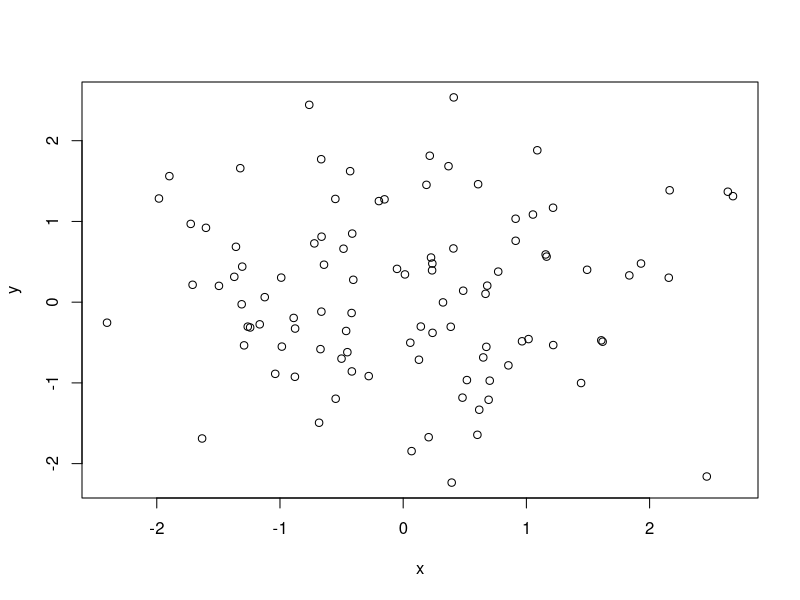
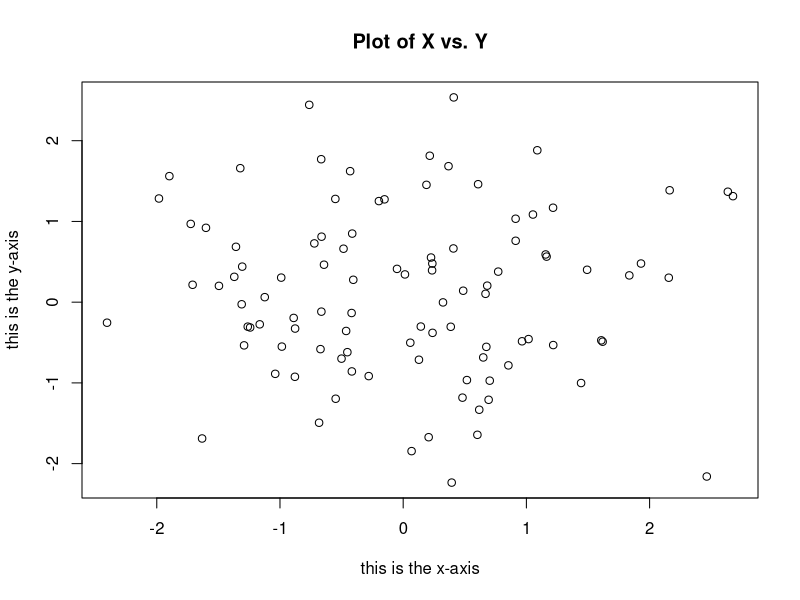
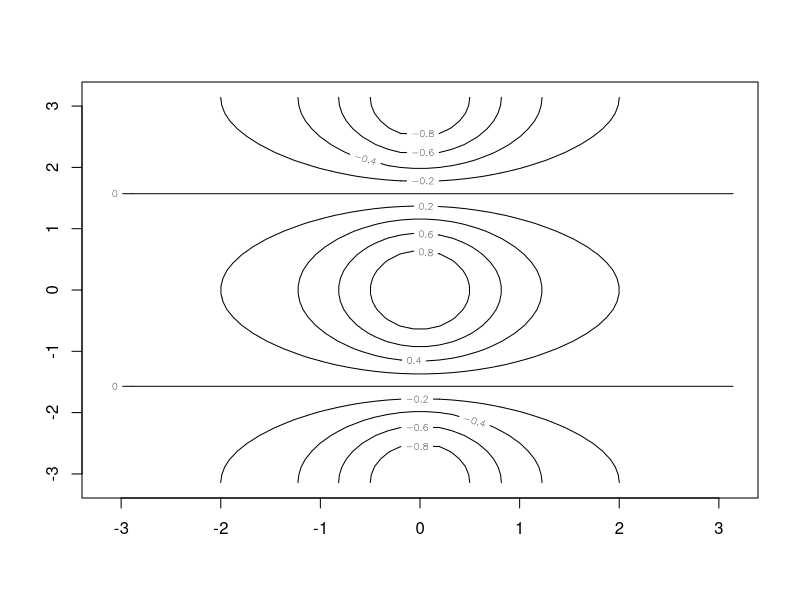
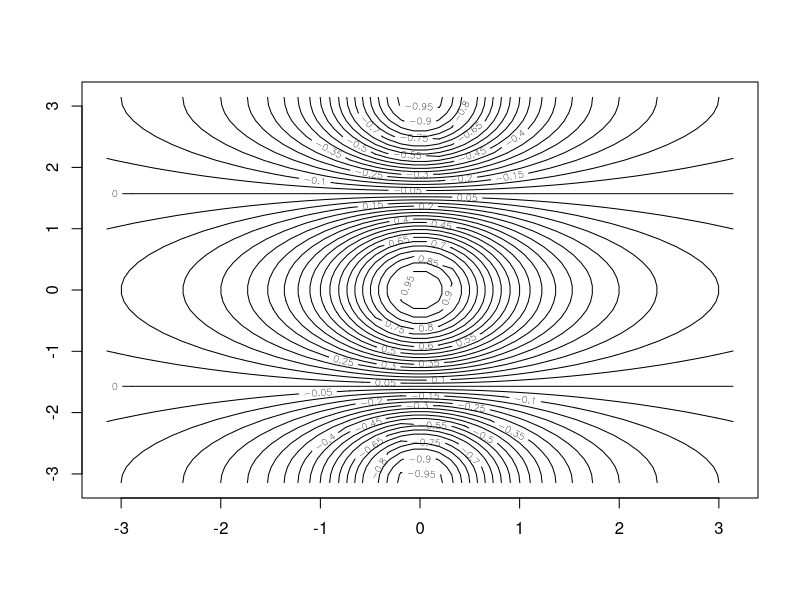
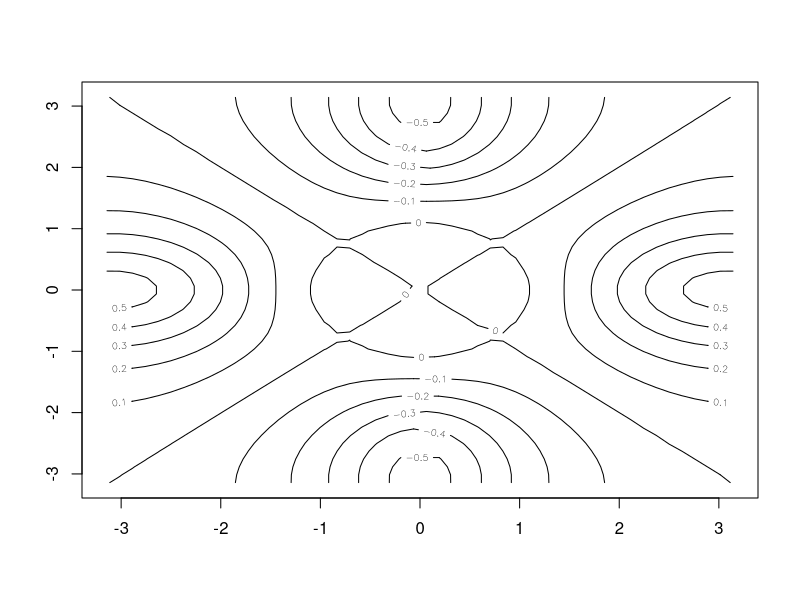
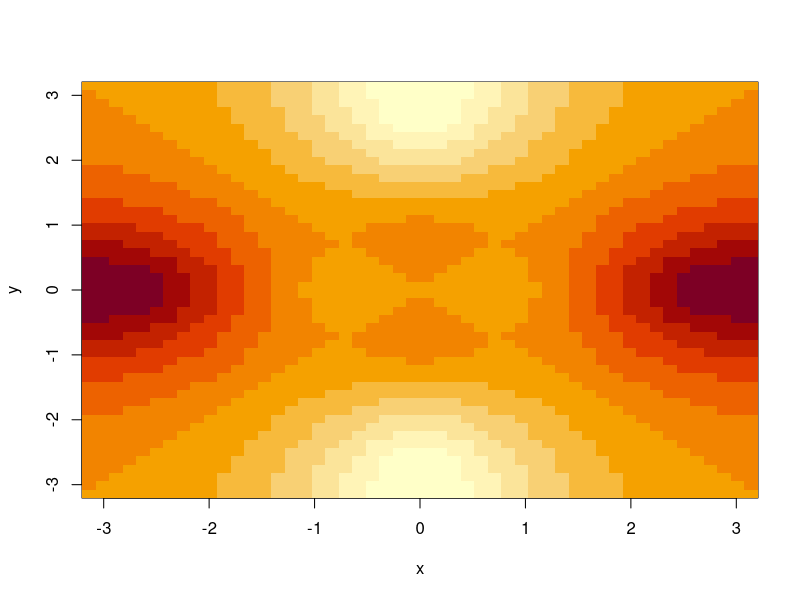
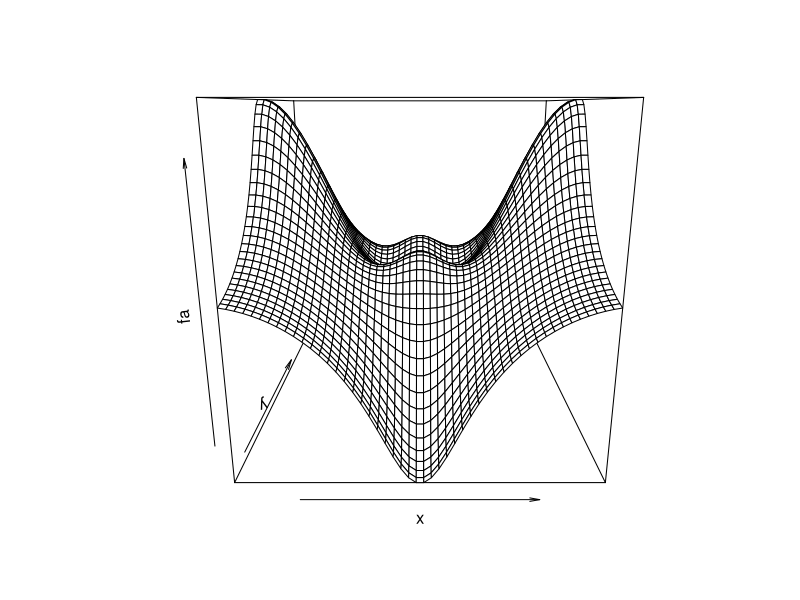
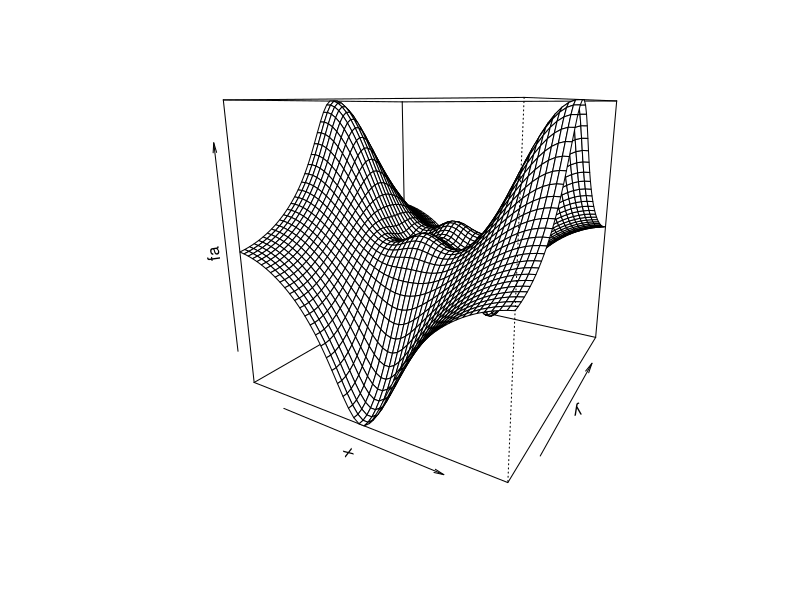

These charts were generated, in order, by the following R code:
## ---- chunk 1
knitr::opts_chunk$set(echo = TRUE)
## ---- chunk 2
x <- c(1,3,2,5)
x
## ---- chunk 3
x = c(1,6,2)
y = c(1,4,3)
## ---- chunk 4
length(x)
length(y)
x+y
## ---- chunk 5
ls()
rm(x,y)
ls()
## ---- chunk 6
rm(list=ls())
## ---- chunk 7
#?matrix
## ---- chunk 8
x = matrix(data=c(1,2,3,4), nrow=2, ncol=2)
x
## ---- chunk 9
x=matrix(c(1,2,3,4),2,2)
## ---- chunk 10
matrix(c(1,2,3,4),2,2,byrow=TRUE)
## ---- chunk 11
sqrt(x)
x^2
## ---- chunk 12
x = rnorm(50)
y = x+rnorm(50,mean=50,sd=0.1)
cor(x,y)
## ---- chunk 13
set.seed(1303)
rnorm(5)
set.seed(1303)
rnorm(5)
## ---- chunk 14
set.seed(3)
y = rnorm(100)
mean(y)
var(y)
sqrt(var(y))
sd(y)
## ---- chunk 15
x = rnorm(100)
y = rnorm(100)
plot(x,y)
plot(x,y, xlab="this is the x-axis", ylab="this is the y-axis", main="Plot of X vs. Y")
## ---- chunk 16
pdf("Figure.pdf")
plot(x,y,col="green")
dev.off()
## ---- chunk 17
x=seq(1,10)
x
x=1:10
x
## ---- chunk 18
x = seq(-pi,pi, length=50)
y = x
f = outer(x,y,function(x,y)cos(y)/(1+x^2))
contour(x,y,f)

#contour(x,y,f,nlevels=45, add=T) the add=T means that this contour plot is drawn on top of the previous one

contour(x,y,f,nlevels=45)

fa = (f-t(f))/2
contour(x,y,fa,nlevels=15)

## ---- chunk 19
image(x,y,fa)
persp(x,y,fa)
persp(x,y,fa,theta=30)
persp(x,y,fa,theta=30,phi=20)
persp(x,y,fa,theta=30,phi=70)
persp(x,y,fa,theta=30,phi=40)
## ---- chunk 20
A = matrix(1:16,4,4)
## ---- chunk 21
A[2,3]
## ---- chunk 22
A[c(1,3),c(2,4)]
A[1:3,2:4]
A[1:2,]
A[,1:2]
## ---- chunk 23
A[1,]
## ---- chunk 24
A[-c(1,3),]
A[-c(1,3),-c(1,3,4)]
## ---- chunk 25
dim(A)
